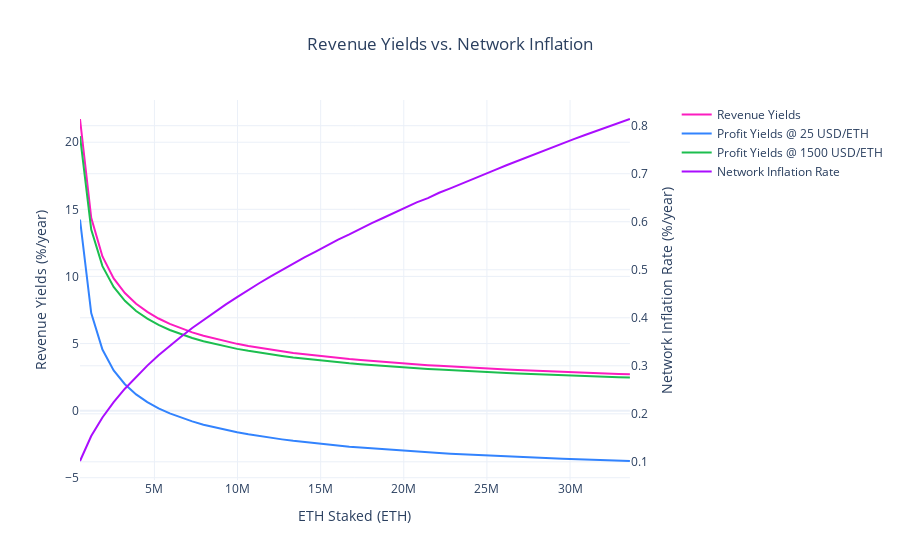

Here is the notebook cell this chart was saved with:
### Markdown cell above
### Analysis Results

The below plot recreates Hoban/Borgers' analysis. The Profit Yields in each ETH price scenario differ slightly between the Hoban/Borgers and the CADLabs model – likely due to the Altair updates – whereas the annualized inflation rates match very closely, within `0.01` of a percent. We conclude that the model is valid for this specific scenario analysis.

### Code cell
visualizations.plot_revenue_yields_vs_network_inflation(df_2)
